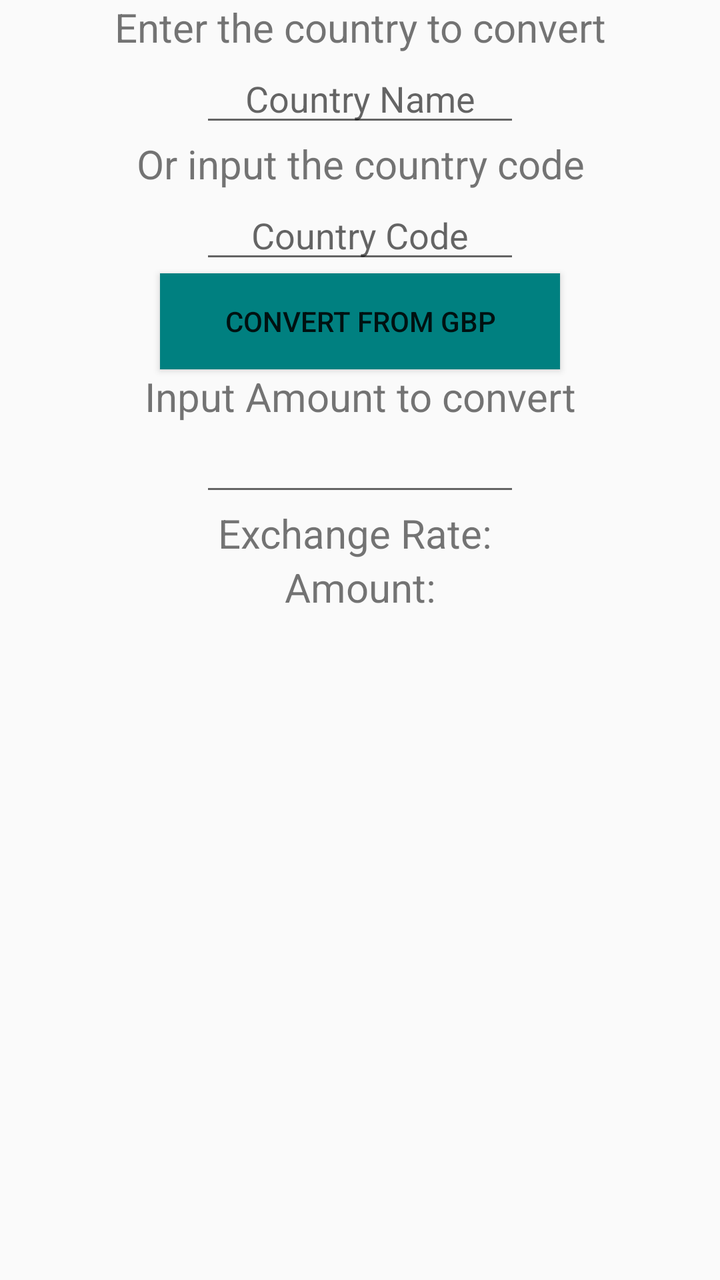
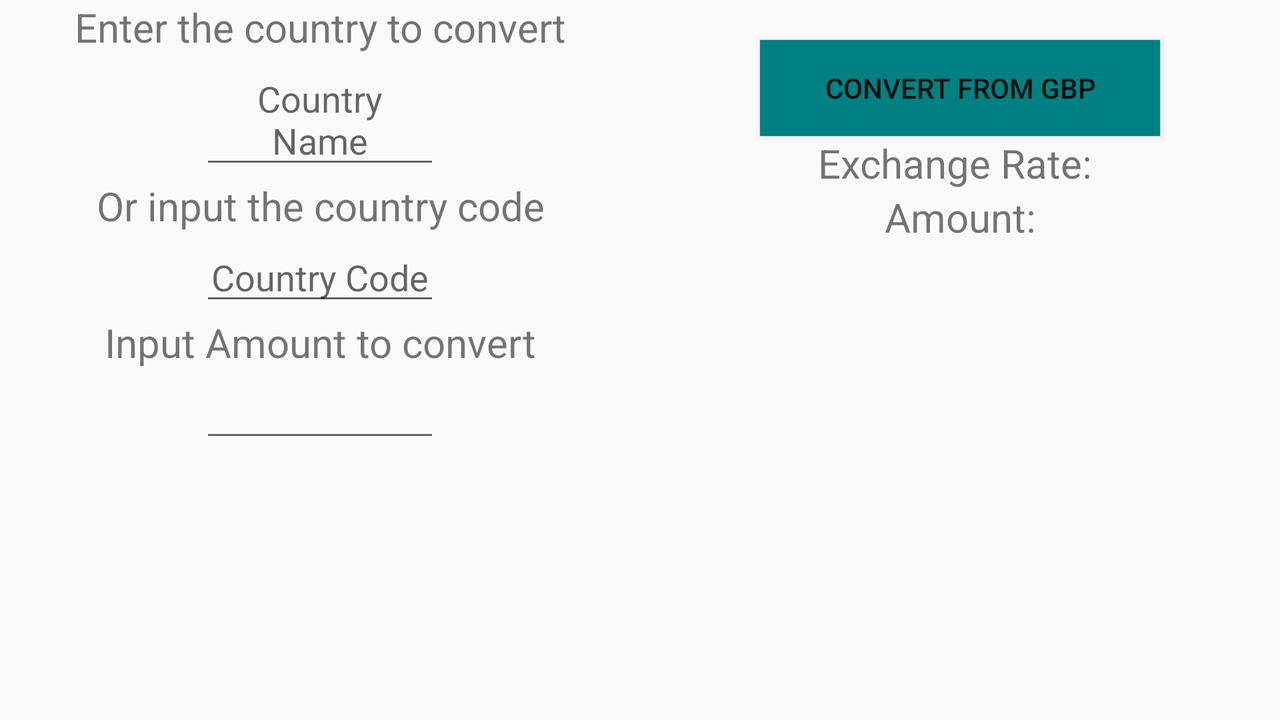

The same Android screen from two of the app's own layout files: first res/layout/ as a phone draws it, then the repository's variant for another configuration, drawn on a device whose configuration selects that folder. Both files follow.
<!-- AndroidManifest.xml: application theme Theme.AppCompat.Light.NoActionBar -->
<!-- res/layout/converter_page.xml -->
<?xml version="1.0" encoding="utf-8"?>
<LinearLayout xmlns:android="http://schemas.android.com/apk/res/android"
    android:layout_width="match_parent"
    android:layout_height="match_parent"
    android:orientation="vertical">

    

        <TextView
            android:layout_width="match_parent"
            android:layout_height="wrap_content"
            android:textSize="20sp"
            android:gravity="center"
            android:text="Enter the country to convert" />
        <AutoCompleteTextView
            android:id="@+id/autoCompleteName"
            android:layout_width="match_parent"
            android:layout_height="wrap_content"
            android:gravity="center"
            android:hint="Country Name"
            android:layout_marginLeft="100dp"
            android:layout_marginRight="100dp"
            android:completionThreshold="1" />
        <TextView
            android:layout_width="match_parent"
            android:layout_height="wrap_content"
            android:textSize="20sp"
            android:gravity="center"
            android:text="Or input the country code" />
        <AutoCompleteTextView
            android:id="@+id/autoCompleteTextView"
            android:layout_width="match_parent"
            android:layout_height="wrap_content"
            android:hint="Country Code"
            android:layout_marginLeft="100dp"
            android:layout_marginRight="100dp"
            android:gravity="center"
            android:completionThreshold="1" />

        <Button
            android:id="@+id/ConvertSetting"
            android:background="@color/Teal"
            android:text="Convert from GBP"
            android:layout_width="200dp"
            android:layout_height="wrap_content"
            android:layout_gravity="center" />

        <TextView
            android:layout_width="match_parent"
            android:layout_height="wrap_content"
            android:text="Input Amount to convert"
            android:gravity="center"
            android:textSize="20sp" />

        <EditText
            android:id="@+id/currencyAmount"
            android:layout_width="match_parent"
            android:layout_height="wrap_content"
            android:inputType="numberDecimal"
            android:layout_marginLeft="100dp"
            android:layout_marginRight="100dp"
            android:gravity="center" />

        <TextView
            android:id="@+id/exchangeRate"
            android:layout_width="match_parent"
            android:layout_height="wrap_content"
            android:text="Exchange Rate: "
            android:gravity="center"
            android:textSize="20sp" />

        <TextView
            android:id="@+id/Amount"
            android:layout_width="match_parent"
            android:layout_height="wrap_content"
            android:text="Amount:"
            android:gravity="center"
            android:textSize="20sp" />
        <ImageView
            android:id="@+id/flag"
            android:layout_width="200dp"
            android:layout_height="200dp"
            android:src="@drawable/gb"
            android:gravity="center"
            android:layout_marginLeft="100dp"
            android:layout_marginRight="100dp"
            android:contentDescription="Flag" />


    </LinearLayout>
<!-- resources referenced by this layout -->
<resources>
  <color name="Teal">#008080</color>
</resources>
<!-- res/layout-land/converter_page.xml (the repository's variant of the layout above) -->
<!-- drawn on the phone turned sideways -->
<?xml version="1.0" encoding="utf-8"?>
<LinearLayout xmlns:android="http://schemas.android.com/apk/res/android"
    android:layout_width="match_parent"
    android:layout_height="match_parent"
    android:orientation="horizontal">

    
    <LinearLayout
        android:layout_width="0dp"
        android:layout_height="match_parent"
        android:layout_weight="1"
        android:orientation="vertical">
        <TextView
            android:layout_width="match_parent"
            android:layout_height="wrap_content"
            android:textSize="20sp"
            android:gravity="center"
            android:text="Enter the country to convert" />
        <AutoCompleteTextView
            android:id="@+id/autoCompleteName"
            android:layout_width="match_parent"
            android:layout_height="wrap_content"
            android:gravity="center"
            android:hint="Country Name"
            android:layout_marginLeft="100dp"
            android:layout_marginRight="100dp"
            android:completionThreshold="1" />
        <TextView
            android:layout_width="match_parent"
            android:layout_height="wrap_content"
            android:textSize="20sp"
            android:gravity="center"
            android:text="Or input the country code" />
        <AutoCompleteTextView
            android:id="@+id/autoCompleteTextView"
            android:layout_width="match_parent"
            android:layout_height="wrap_content"
            android:hint="Country Code"
            android:layout_marginLeft="100dp"
            android:layout_marginRight="100dp"
            android:gravity="center"
            android:completionThreshold="1" />



        <TextView
            android:layout_width="match_parent"
            android:layout_height="wrap_content"
            android:text="Input Amount to convert"
            android:gravity="center"
            android:textSize="20sp" />

        <EditText
            android:id="@+id/currencyAmount"
            android:layout_width="match_parent"
            android:layout_height="wrap_content"
            android:inputType="numberDecimal"
            android:layout_marginLeft="100dp"
            android:layout_marginRight="100dp"
            android:gravity="center" />


</LinearLayout>

<LinearLayout
    android:layout_width="0dp"
    android:layout_height="match_parent"
    android:layout_weight="1"
    android:orientation="vertical">
    <Button
        android:layout_marginTop="20dp"
        android:id="@+id/ConvertSetting"
        android:background="@color/Teal"
        android:text="Convert from GBP"
        android:layout_width="200dp"
        android:layout_height="wrap_content"
        android:layout_gravity="center" />
    <TextView
        android:id="@+id/exchangeRate"
        android:layout_width="match_parent"
        android:layout_height="wrap_content"
        android:text="Exchange Rate: "
        android:gravity="center"
        android:textSize="20sp" />

    <TextView
        android:id="@+id/Amount"
        android:layout_width="match_parent"
        android:layout_height="wrap_content"
        android:text="Amount:"
        android:gravity="center"
        android:textSize="20sp" />
        <ImageView
            android:id="@+id/flag"
            android:layout_width="200dp"
            android:layout_height="200dp"
            android:src="@drawable/gb"
            android:gravity="center"
            android:layout_marginLeft="125dp"
            android:contentDescription="Flag" />
</LinearLayout>
</LinearLayout>
